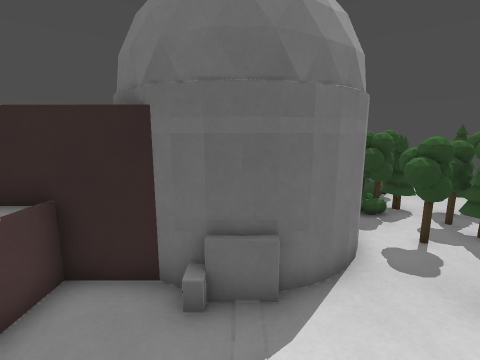
view 1 (above)

20 first-person views from a walk through a Godot game level. The camera is 1.4 m above the floor, tilts 10° down and sees 85° across. The floor is counted in squares, 0.5 m on a side. Each view is taken from the middle of a square. On the plan, view 1 faces up. The plan holds only what a view shows up to about 19 squares ahead; the rest is blank. The place goes on beyond the plan.

view 2
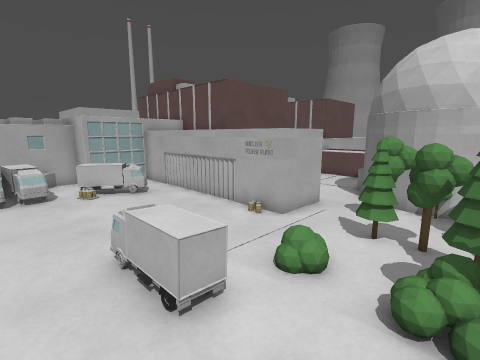

view 3
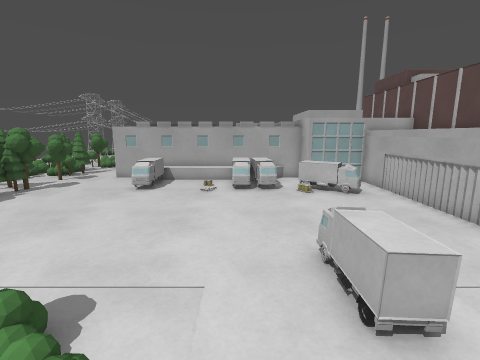

view 4
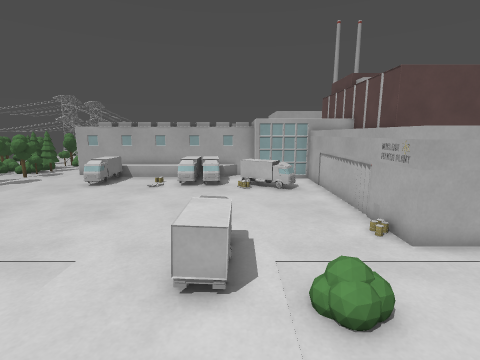

view 5
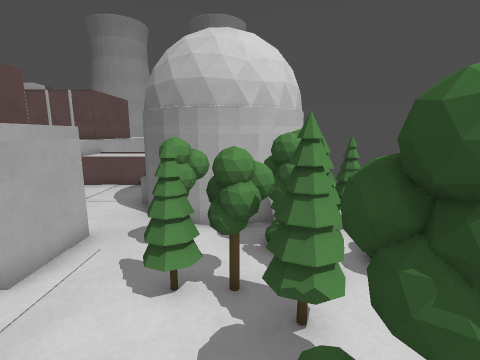

view 6
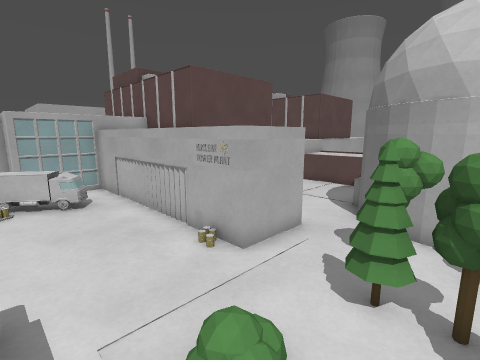

view 7
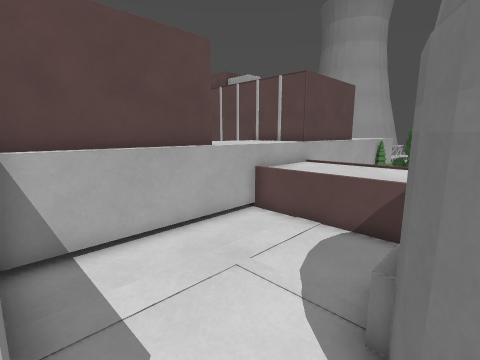

view 8
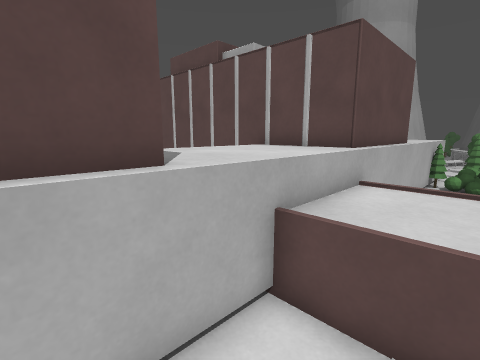

view 9
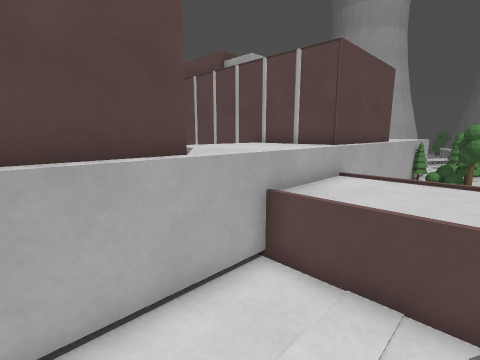

view 10
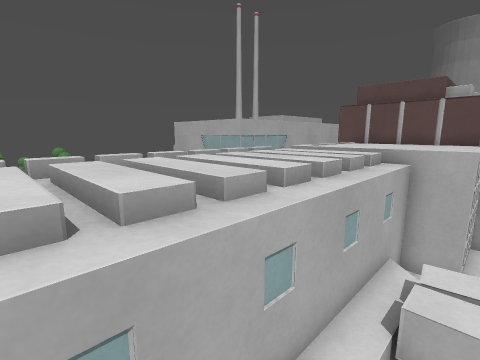

view 11
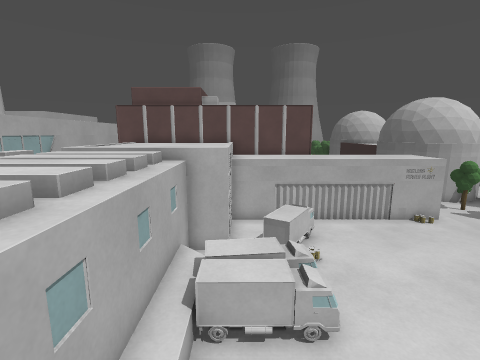

view 12
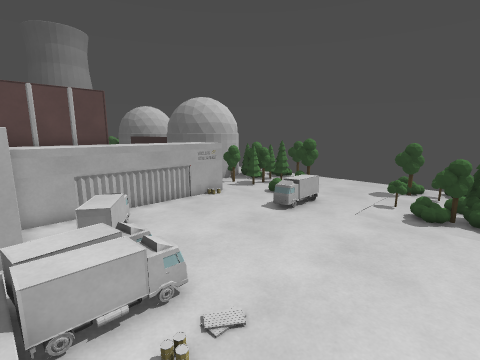

view 13
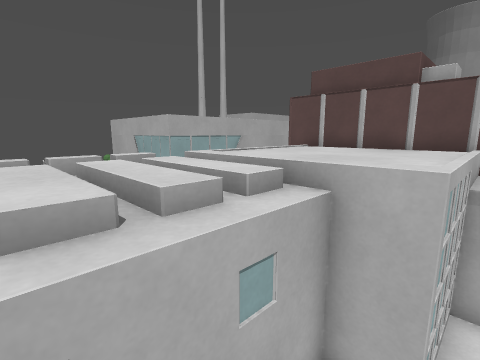

view 14
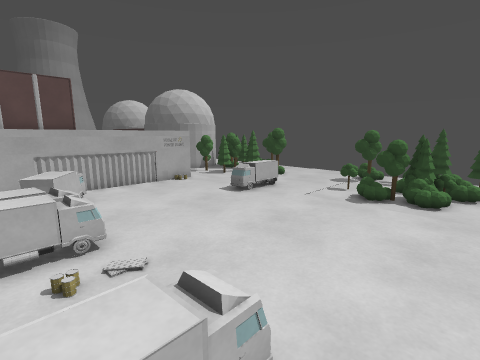

view 15
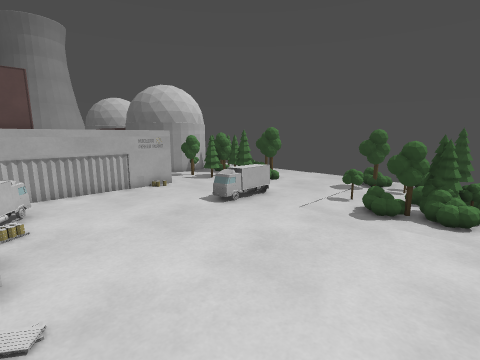

view 16
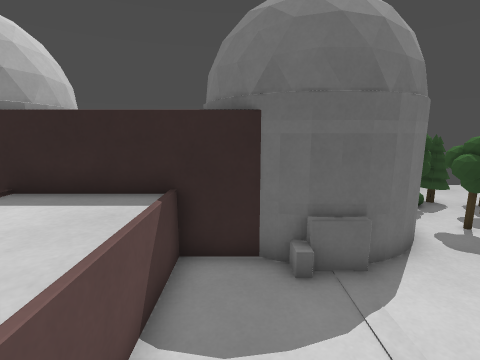

view 17
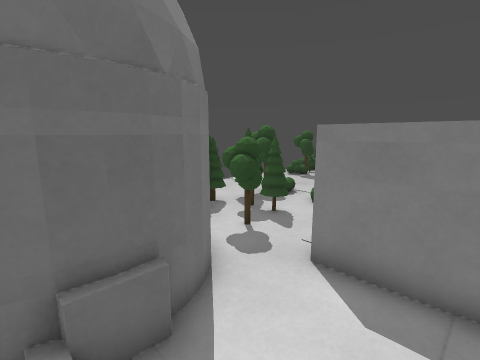

view 18
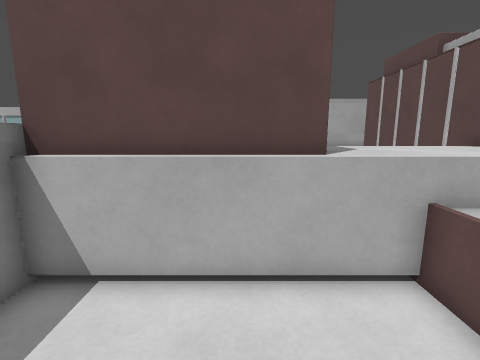

view 19
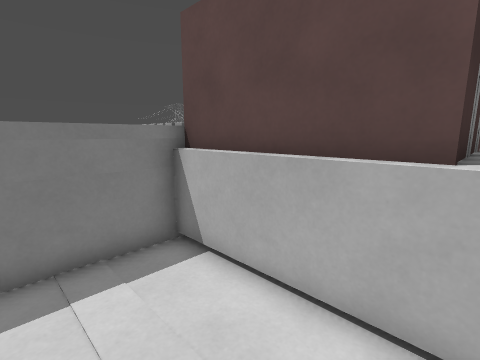

view 20
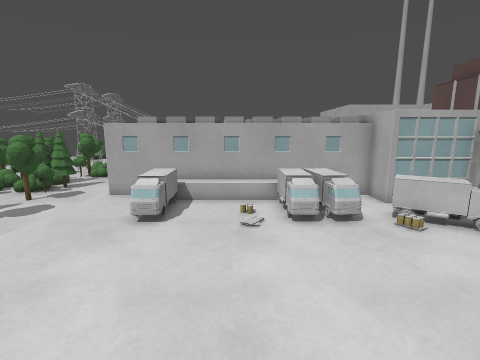

### Floor plan
Key: @ floor where view 1 was taken; # wall or solid block; . main floor; : floor 0.25 m higher than the main floor; + floor 0.75 m higher than the main floor; / step, stairs or slope; = window, fence, low wall or low ledge; ^ raised ledge; v drop or lower ground; T thing the floor can be seen under or through; O other object.
Columns run from 7 left of view 1 to 21 right of it. Each row starts with its distance up from view 1.
 10              #=.##......=
  9              TTT##.......
  8              TT........= ===
  7            TTTT.......==####.
  6          ##TT.=.O..^....=#O..
  5 ^^^^^#####........^^.........
  4 ^^^^=.###...^^....^^.........
  3 ^^^^.......^^^:....=.........
  2 ^^^^.......^^^#..............
  1 ^^^^.......^^^=..............
  0 ^^^^...@...^^^...............
 -1 ^^^^.......^^^...............
 -2 ^^^^^^#####^^^...............
 -3 ^^^^^^     ^^^..=............
 -4 ^^^^^^     ^^^..^^=///....=..
 -5 ^^^^^^     ^^^...^=.v/....+=.
 -6 #    #     #^^#### ./+....+=.
 -7 #          ^^^^^^^.//////// .
 -8 #          ^^^^^^^^^^^^^^^^^^
 -9 #          ^^^^^^^^^^^^^^^^^^
-10 #          ^^^^^^^^^^^^^^^^^
-11 #          ^^^^^^^^^^^^^^^^
-12 #           ^^^^^^^^^^^^^^^
-13 #                 ^^^^^^^^
-14
-15
-16
-17
-18       #########
-19               #
-20               #
-21               #
-22               #
-23               #
-24               #
-25               #
-26
-27
-28                      ####
-29                       #

Positions as (right, up) in squares from view 1, and headings:
1: (0, 0), facing up
2: (14, 9), facing down-left
3: (14, 9), facing down
4: (11, 10), facing down
5: (11, 8), facing left
6: (11, 8), facing down-left
7: (4, 5), facing down-left
8: (0, 1), facing down-left
9: (1, 2), facing down-left
10: (19, -6), facing down-left
11: (19, -6), facing left
12: (19, -7), facing up-left
13: (14, -6), facing down-left
14: (21, -6), facing up-left
15: (20, -4), facing up-left
16: (-2, -1), facing up
17: (-1, 1), facing up-right
18: (0, 3), facing down
19: (-2, 2), facing down-right
20: (16, 4), facing down
